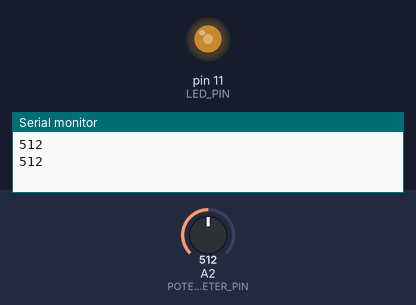
Simulated run of this sketch. Board: Arduino Uno, built with avr-gcc and run on an emulated ATmega328P. On the bench: output pins drawn as LEDs (lit = HIGH), the last lines printed to the serial monitor. The test bench sets the inputs (shaded band); at power-on: A2 (POTENTIOMETER_PIN) = 512.

Above: at 1.8 s.
1.9 s: A2 (POTENTIOMETER_PIN) set to 716
At 2.8 s:
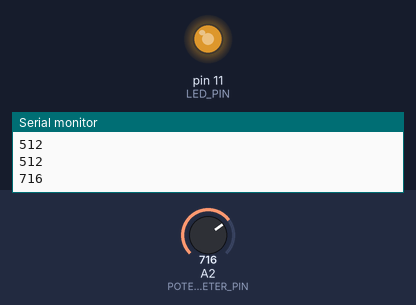
3.5 s: A2 (POTENTIOMETER_PIN) set to 900
At 4.3 s:
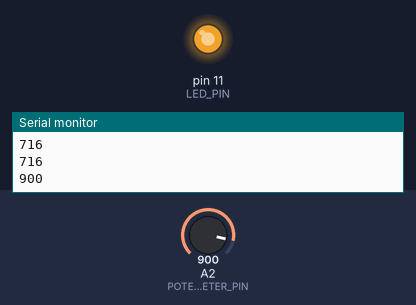
5.5 s: A2 (POTENTIOMETER_PIN) set to 122
At 7.1 s:
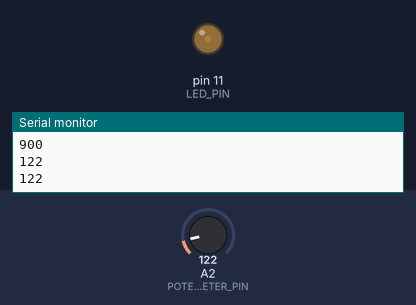
7.5 s: A2 (POTENTIOMETER_PIN) set to 0
At 8.6 s:
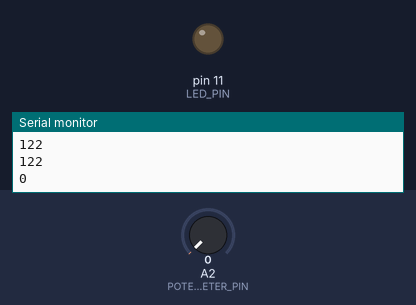
Timing chart, 0 to 10.5 s (numbered marks = the images above; inputs shaded):
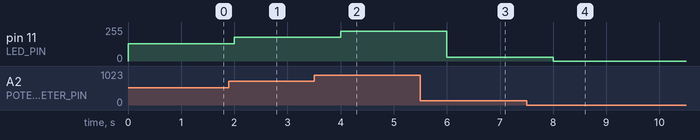

The sketch:

Fade_with_potentiometer.ino
```cpp
/**
potentiometer is a variable resistor

The middle pin returns the current with the resistance of the potentiometer applied.
Suppose you connect the + to 5 Volt, and connect the - to the GND. When we turn the potentiometer for 50% open the middle pin will be 2.5 Volts.
v= ir

baud is the unit of measure for symbol per second that can be send to a channel
*/

#define LED_PIN 11
#define POTENTIOMETER_PIN A2
void setup(){
  pinMode(LED_PIN, OUTPUT);
  Serial.begin(9600);
}

void loop(){
  int potentiometerValue = analogRead(POTENTIOMETER_PIN);
  Serial.println(potentiometerValue); // see serial monitor
  int brightness = potentiometerValue / 4; // the high potentiometer value the brighter LED will be
  analogWrite(LED_PIN, brightness); // write an analog value (between 0-255) to the pin - unlike digitalWrite we have seen so far
  delay(1000);
}
```

Measured:
- after the input at 1.9 s, pin 11 (LED_PIN): 128/255 → 179/255 after 0.10 s
- after the input at 3.5 s, pin 11 (LED_PIN): 179/255 → 225/255 after 0.50 s
- after the input at 5.5 s, pin 11 (LED_PIN): 225/255 → 30/255 after 0.50 s
- after the input at 7.5 s, pin 11 (LED_PIN): 30/255 → 0/255 after 0.50 s
